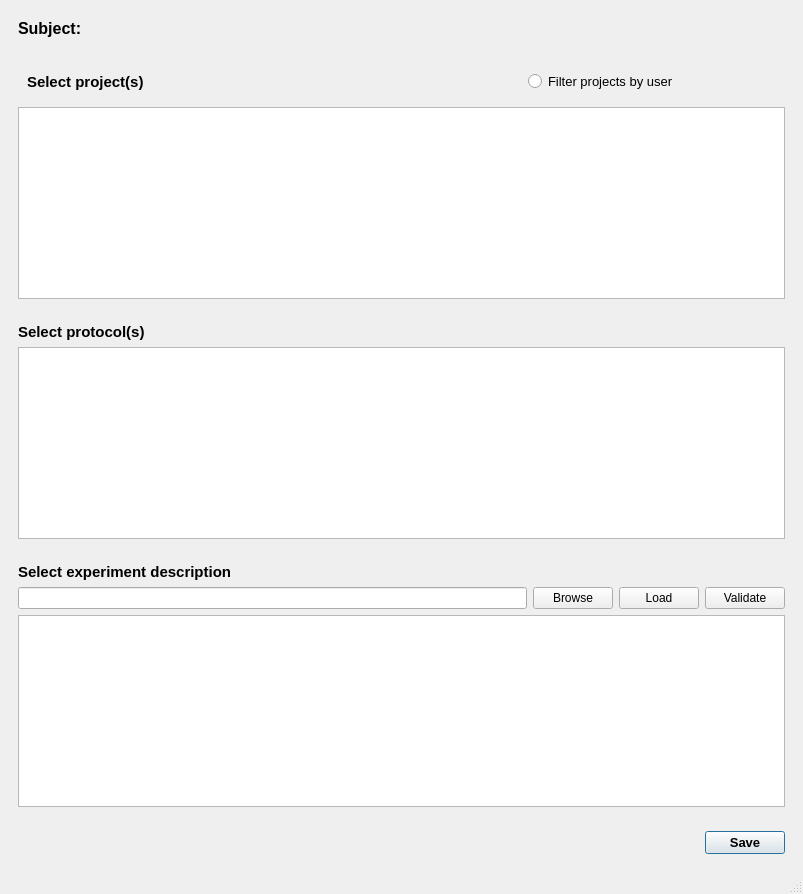
<?xml version="1.0" encoding="UTF-8"?>
<ui version="4.0">
 <class>MainWindow</class>
 <widget class="QMainWindow" name="MainWindow">
  <property name="geometry">
   <rect>
    <x>0</x>
    <y>0</y>
    <width>803</width>
    <height>894</height>
   </rect>
  </property>
  <property name="windowTitle">
   <string>MainWindow</string>
  </property>
  <widget class="QWidget" name="centralwidget">
   <layout class="QVBoxLayout" name="verticalLayout">
    <item>
     <widget class="QWidget" name="widget_3" native="true">
      <layout class="QHBoxLayout" name="horizontalLayout" stretch="2,2,10">
       <item>
        <widget class="QLabel" name="label_4">
         <property name="font">
          <font>
           <pointsize>12</pointsize>
           <weight>75</weight>
           <bold>true</bold>
          </font>
         </property>
         <property name="text">
          <string>Subject:</string>
         </property>
        </widget>
       </item>
       <item>
        <widget class="QLabel" name="subjectLabel">
         <property name="font">
          <font>
           <pointsize>12</pointsize>
          </font>
         </property>
         <property name="text">
          <string/>
         </property>
        </widget>
       </item>
       <item>
        <spacer name="horizontalSpacer">
         <property name="orientation">
          <enum>Qt::Horizontal</enum>
         </property>
         <property name="sizeHint" stdset="0">
          <size>
           <width>40</width>
           <height>20</height>
          </size>
         </property>
        </spacer>
       </item>
      </layout>
     </widget>
    </item>
    <item>
     <widget class="QWidget" name="widget" native="true">
      <layout class="QVBoxLayout" name="verticalLayout_2">
       <item>
        <widget class="QWidget" name="widget_5" native="true">
         <layout class="QHBoxLayout" name="horizontalLayout_3" stretch="2,1">
          <item>
           <widget class="QLabel" name="label">
            <property name="font">
             <font>
              <pointsize>11</pointsize>
              <weight>75</weight>
              <bold>true</bold>
             </font>
            </property>
            <property name="text">
             <string>Select project(s)</string>
            </property>
           </widget>
          </item>
          <item>
           <widget class="QRadioButton" name="filterprojectButton">
            <property name="font">
             <font>
              <pointsize>10</pointsize>
             </font>
            </property>
            <property name="text">
             <string>Filter projects by user</string>
            </property>
            <property name="checked">
             <bool>false</bool>
            </property>
           </widget>
          </item>
         </layout>
        </widget>
       </item>
       <item>
        <widget class="QListWidget" name="projectList"/>
       </item>
      </layout>
     </widget>
    </item>
    <item>
     <widget class="QWidget" name="widget_2" native="true">
      <layout class="QVBoxLayout" name="verticalLayout_3">
       <item>
        <widget class="QLabel" name="label_2">
         <property name="font">
          <font>
           <pointsize>11</pointsize>
           <weight>75</weight>
           <bold>true</bold>
          </font>
         </property>
         <property name="text">
          <string>Select protocol(s)</string>
         </property>
        </widget>
       </item>
       <item>
        <widget class="QListWidget" name="procedureList"/>
       </item>
      </layout>
     </widget>
    </item>
    <item>
     <widget class="QWidget" name="expDescription" native="true">
      <property name="minimumSize">
       <size>
        <width>0</width>
        <height>100</height>
       </size>
      </property>
      <layout class="QVBoxLayout" name="verticalLayout_4">
       <item>
        <widget class="QLabel" name="expDescriptionLabel">
         <property name="font">
          <font>
           <pointsize>11</pointsize>
           <weight>75</weight>
           <bold>true</bold>
          </font>
         </property>
         <property name="text">
          <string>Select experiment description</string>
         </property>
        </widget>
       </item>
       <item>
        <layout class="QHBoxLayout" name="horizontalLayout_5">
         <item>
          <widget class="QLineEdit" name="descriptionPath"/>
         </item>
         <item>
          <widget class="QPushButton" name="browseButton">
           <property name="text">
            <string>Browse</string>
           </property>
          </widget>
         </item>
         <item>
          <widget class="QPushButton" name="loadButton">
           <property name="text">
            <string>Load</string>
           </property>
          </widget>
         </item>
         <item>
          <widget class="QPushButton" name="validateButton">
           <property name="text">
            <string>Validate</string>
           </property>
          </widget>
         </item>
        </layout>
       </item>
       <item>
        <widget class="QPlainTextEdit" name="plainTextEdit"/>
       </item>
      </layout>
     </widget>
    </item>
    <item>
     <widget class="QWidget" name="widget_4" native="true">
      <layout class="QHBoxLayout" name="horizontalLayout_2" stretch="0,0">
       <item>
        <spacer name="horizontalSpacer_2">
         <property name="orientation">
          <enum>Qt::Horizontal</enum>
         </property>
         <property name="sizeHint" stdset="0">
          <size>
           <width>40</width>
           <height>20</height>
          </size>
         </property>
        </spacer>
       </item>
       <item>
        <widget class="QDialogButtonBox" name="saveButton">
         <property name="font">
          <font>
           <pointsize>10</pointsize>
           <weight>75</weight>
           <bold>true</bold>
          </font>
         </property>
         <property name="standardButtons">
          <set>QDialogButtonBox::Save</set>
         </property>
        </widget>
       </item>
      </layout>
     </widget>
    </item>
   </layout>
  </widget>
  <widget class="QMenuBar" name="menubar">
   <property name="geometry">
    <rect>
     <x>0</x>
     <y>0</y>
     <width>803</width>
     <height>21</height>
    </rect>
   </property>
  </widget>
  <widget class="QStatusBar" name="statusbar"/>
 </widget>
 <resources/>
 <connections/>
</ui>
